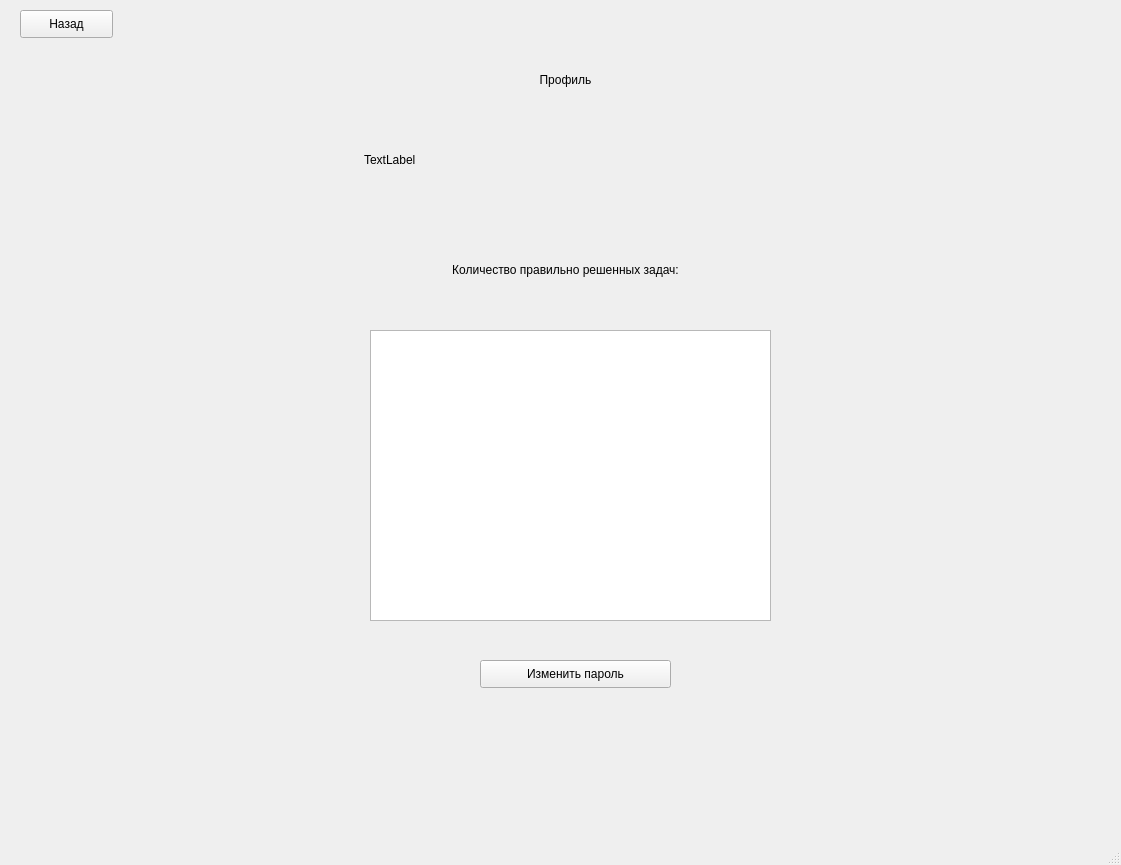
<?xml version="1.0" encoding="UTF-8"?>
<ui version="4.0">
 <class>MainWindow</class>
 <widget class="QMainWindow" name="MainWindow">
  <property name="geometry">
   <rect>
    <x>0</x>
    <y>0</y>
    <width>1121</width>
    <height>865</height>
   </rect>
  </property>
  <property name="windowTitle">
   <string>MainWindow</string>
  </property>
  <widget class="QWidget" name="centralwidget">
   <widget class="QStackedWidget" name="stackedWidget">
    <property name="geometry">
     <rect>
      <x>10</x>
      <y>0</y>
      <width>1101</width>
      <height>831</height>
     </rect>
    </property>
    <property name="styleSheet">
     <string notr="true"/>
    </property>
    <property name="currentIndex">
     <number>7</number>
    </property>
    <widget class="QWidget" name="page_3">
     <widget class="QLabel" name="ent_reg">
      <property name="geometry">
       <rect>
        <x>144</x>
        <y>215</y>
        <width>771</width>
        <height>71</height>
       </rect>
      </property>
      <property name="layoutDirection">
       <enum>Qt::LeftToRight</enum>
      </property>
      <property name="text">
       <string>Войдите или зарегистрируйтесь</string>
      </property>
      <property name="alignment">
       <set>Qt::AlignCenter</set>
      </property>
     </widget>
     <widget class="QPushButton" name="ent_btn">
      <property name="geometry">
       <rect>
        <x>140</x>
        <y>330</y>
        <width>341</width>
        <height>101</height>
       </rect>
      </property>
      <property name="styleSheet">
       <string notr="true"/>
      </property>
      <property name="text">
       <string>Войти</string>
      </property>
     </widget>
     <widget class="QPushButton" name="reg_btn">
      <property name="geometry">
       <rect>
        <x>560</x>
        <y>330</y>
        <width>341</width>
        <height>101</height>
       </rect>
      </property>
      <property name="styleSheet">
       <string notr="true"/>
      </property>
      <property name="text">
       <string>Зарегистрироваться</string>
      </property>
     </widget>
    </widget>
    <widget class="QWidget" name="page_5">
     <widget class="QLabel" name="reg_text">
      <property name="geometry">
       <rect>
        <x>340</x>
        <y>250</y>
        <width>451</width>
        <height>51</height>
       </rect>
      </property>
      <property name="text">
       <string>Регистрация</string>
      </property>
      <property name="alignment">
       <set>Qt::AlignCenter</set>
      </property>
     </widget>
     <widget class="QLabel" name="logr_text">
      <property name="geometry">
       <rect>
        <x>340</x>
        <y>310</y>
        <width>171</width>
        <height>16</height>
       </rect>
      </property>
      <property name="text">
       <string>Введите логин:</string>
      </property>
     </widget>
     <widget class="QLabel" name="pasr_text">
      <property name="geometry">
       <rect>
        <x>340</x>
        <y>390</y>
        <width>171</width>
        <height>16</height>
       </rect>
      </property>
      <property name="text">
       <string>Введите пароль:</string>
      </property>
     </widget>
     <widget class="QPushButton" name="back1">
      <property name="geometry">
       <rect>
        <x>10</x>
        <y>10</y>
        <width>93</width>
        <height>28</height>
       </rect>
      </property>
      <property name="text">
       <string>Назад</string>
      </property>
     </widget>
     <widget class="QPushButton" name="to_reg_btn">
      <property name="geometry">
       <rect>
        <x>500</x>
        <y>480</y>
        <width>171</width>
        <height>51</height>
       </rect>
      </property>
      <property name="text">
       <string>Зарегестрироваться</string>
      </property>
     </widget>
     <widget class="QLineEdit" name="login_reg">
      <property name="geometry">
       <rect>
        <x>340</x>
        <y>330</y>
        <width>491</width>
        <height>51</height>
       </rect>
      </property>
     </widget>
     <widget class="QLineEdit" name="pass_reg">
      <property name="geometry">
       <rect>
        <x>340</x>
        <y>410</y>
        <width>491</width>
        <height>51</height>
       </rect>
      </property>
     </widget>
     <widget class="QLabel" name="error">
      <property name="geometry">
       <rect>
        <x>340</x>
        <y>560</y>
        <width>491</width>
        <height>21</height>
       </rect>
      </property>
      <property name="text">
       <string/>
      </property>
     </widget>
    </widget>
    <widget class="QWidget" name="page_4">
     <widget class="QLabel" name="ent_text">
      <property name="geometry">
       <rect>
        <x>340</x>
        <y>250</y>
        <width>451</width>
        <height>51</height>
       </rect>
      </property>
      <property name="text">
       <string>Вход</string>
      </property>
      <property name="alignment">
       <set>Qt::AlignCenter</set>
      </property>
     </widget>
     <widget class="QTextEdit" name="login_ent">
      <property name="geometry">
       <rect>
        <x>340</x>
        <y>340</y>
        <width>491</width>
        <height>51</height>
       </rect>
      </property>
      <property name="html">
       <string>&lt;!DOCTYPE HTML PUBLIC &quot;-//W3C//DTD HTML 4.0//EN&quot; &quot;http://www.w3.org/TR/REC-html40/strict.dtd&quot;&gt;
&lt;html&gt;&lt;head&gt;&lt;meta name=&quot;qrichtext&quot; content=&quot;1&quot; /&gt;&lt;style type=&quot;text/css&quot;&gt;
p, li { white-space: pre-wrap; }
&lt;/style&gt;&lt;/head&gt;&lt;body style=&quot; font-family:'MS Shell Dlg 2'; font-size:7.8pt; font-weight:400; font-style:normal;&quot;&gt;
&lt;p style=&quot;-qt-paragraph-type:empty; margin-top:0px; margin-bottom:0px; margin-left:0px; margin-right:0px; -qt-block-indent:0; text-indent:0px;&quot;&gt;&lt;br /&gt;&lt;/p&gt;&lt;/body&gt;&lt;/html&gt;</string>
      </property>
     </widget>
     <widget class="QLabel" name="log_text">
      <property name="geometry">
       <rect>
        <x>340</x>
        <y>310</y>
        <width>171</width>
        <height>16</height>
       </rect>
      </property>
      <property name="text">
       <string>Логин</string>
      </property>
     </widget>
     <widget class="QLabel" name="pas_text">
      <property name="geometry">
       <rect>
        <x>340</x>
        <y>400</y>
        <width>171</width>
        <height>16</height>
       </rect>
      </property>
      <property name="text">
       <string>Пароль</string>
      </property>
     </widget>
     <widget class="QPushButton" name="back2">
      <property name="geometry">
       <rect>
        <x>10</x>
        <y>10</y>
        <width>93</width>
        <height>28</height>
       </rect>
      </property>
      <property name="text">
       <string>Назад</string>
      </property>
     </widget>
     <widget class="QPushButton" name="to_ent_btn">
      <property name="geometry">
       <rect>
        <x>490</x>
        <y>490</y>
        <width>171</width>
        <height>51</height>
       </rect>
      </property>
      <property name="text">
       <string>Войти</string>
      </property>
     </widget>
     <widget class="QPushButton" name="forget_password">
      <property name="geometry">
       <rect>
        <x>410</x>
        <y>550</y>
        <width>331</width>
        <height>28</height>
       </rect>
      </property>
      <property name="text">
       <string>Я забыл пароль</string>
      </property>
     </widget>
     <widget class="QLabel" name="message">
      <property name="geometry">
       <rect>
        <x>410</x>
        <y>590</y>
        <width>331</width>
        <height>16</height>
       </rect>
      </property>
      <property name="text">
       <string/>
      </property>
     </widget>
     <widget class="QLineEdit" name="pass_ent">
      <property name="geometry">
       <rect>
        <x>340</x>
        <y>420</y>
        <width>491</width>
        <height>51</height>
       </rect>
      </property>
     </widget>
    </widget>
    <widget class="QWidget" name="page_6">
     <widget class="QComboBox" name="topics">
      <property name="geometry">
       <rect>
        <x>370</x>
        <y>360</y>
        <width>371</width>
        <height>31</height>
       </rect>
      </property>
      <item>
       <property name="text">
        <string/>
       </property>
      </item>
      <item>
       <property name="text">
        <string>Выбор двух лишних вариантов (задание 1)</string>
       </property>
      </item>
      <item>
       <property name="text">
        <string>Выбор из списка (задание 2)</string>
       </property>
      </item>
      <item>
       <property name="text">
        <string>Выбор из списка (задание 4)</string>
       </property>
      </item>
      <item>
       <property name="text">
        <string>Выбор из списка (задание 5)</string>
       </property>
      </item>
      <item>
       <property name="text">
        <string>Выбор из списка (задание 7)</string>
       </property>
      </item>
      <item>
       <property name="text">
        <string>Выбор из списка (задание 8)</string>
       </property>
      </item>
      <item>
       <property name="text">
        <string>Выбор из списка (задание 10)</string>
       </property>
      </item>
      <item>
       <property name="text">
        <string>Выбор из списка (задание 11)</string>
       </property>
      </item>
      <item>
       <property name="text">
        <string>Выбор из списка (задание 12)</string>
       </property>
      </item>
      <item>
       <property name="text">
        <string>Выбор характерных черт из списка (задание 14)</string>
       </property>
      </item>
      <item>
       <property name="text">
        <string>Выбор из списка (задание 16)</string>
       </property>
      </item>
     </widget>
     <widget class="QLabel" name="top_text">
      <property name="geometry">
       <rect>
        <x>370</x>
        <y>320</y>
        <width>371</width>
        <height>20</height>
       </rect>
      </property>
      <property name="text">
       <string>Темы заданий</string>
      </property>
      <property name="alignment">
       <set>Qt::AlignCenter</set>
      </property>
     </widget>
     <widget class="QPushButton" name="add_task_btn">
      <property name="geometry">
       <rect>
        <x>420</x>
        <y>480</y>
        <width>281</width>
        <height>41</height>
       </rect>
      </property>
      <property name="text">
       <string>Добавить задание</string>
      </property>
     </widget>
     <widget class="QLabel" name="task_added_txt">
      <property name="geometry">
       <rect>
        <x>420</x>
        <y>550</y>
        <width>281</width>
        <height>16</height>
       </rect>
      </property>
      <property name="text">
       <string/>
      </property>
     </widget>
     <widget class="QPushButton" name="profile_btn">
      <property name="geometry">
       <rect>
        <x>990</x>
        <y>30</y>
        <width>93</width>
        <height>28</height>
       </rect>
      </property>
      <property name="text">
       <string>Профиль</string>
      </property>
     </widget>
     <widget class="QPushButton" name="make_var">
      <property name="geometry">
       <rect>
        <x>420</x>
        <y>420</y>
        <width>281</width>
        <height>41</height>
       </rect>
      </property>
      <property name="text">
       <string>Сгенерировать вариант</string>
      </property>
     </widget>
    </widget>
    <widget class="QWidget" name="page">
     <widget class="QLineEdit" name="answer">
      <property name="geometry">
       <rect>
        <x>260</x>
        <y>520</y>
        <width>581</width>
        <height>61</height>
       </rect>
      </property>
     </widget>
     <widget class="QPushButton" name="else_task">
      <property name="geometry">
       <rect>
        <x>730</x>
        <y>610</y>
        <width>111</width>
        <height>71</height>
       </rect>
      </property>
      <property name="text">
       <string>Пропустить</string>
      </property>
     </widget>
     <widget class="QPushButton" name="ans_btn">
      <property name="geometry">
       <rect>
        <x>470</x>
        <y>610</y>
        <width>181</width>
        <height>71</height>
       </rect>
      </property>
      <property name="text">
       <string>Решить</string>
      </property>
     </widget>
     <widget class="QLabel" name="task">
      <property name="geometry">
       <rect>
        <x>70</x>
        <y>60</y>
        <width>951</width>
        <height>431</height>
       </rect>
      </property>
      <property name="text">
       <string/>
      </property>
     </widget>
     <widget class="QPushButton" name="end_btn">
      <property name="geometry">
       <rect>
        <x>10</x>
        <y>780</y>
        <width>93</width>
        <height>28</height>
       </rect>
      </property>
      <property name="text">
       <string>Завершить</string>
      </property>
     </widget>
     <widget class="QLabel" name="comm">
      <property name="geometry">
       <rect>
        <x>260</x>
        <y>700</y>
        <width>581</width>
        <height>31</height>
       </rect>
      </property>
      <property name="text">
       <string/>
      </property>
     </widget>
     <widget class="QPushButton" name="back3">
      <property name="geometry">
       <rect>
        <x>10</x>
        <y>10</y>
        <width>93</width>
        <height>28</height>
       </rect>
      </property>
      <property name="text">
       <string>Назад</string>
      </property>
     </widget>
    </widget>
    <widget class="QWidget" name="page_2">
     <widget class="QLabel" name="res_text">
      <property name="geometry">
       <rect>
        <x>20</x>
        <y>80</y>
        <width>261</width>
        <height>31</height>
       </rect>
      </property>
      <property name="text">
       <string>Ваш результат:</string>
      </property>
     </widget>
     <widget class="QLabel" name="wa_text">
      <property name="geometry">
       <rect>
        <x>20</x>
        <y>180</y>
        <width>351</width>
        <height>16</height>
       </rect>
      </property>
      <property name="text">
       <string>Задания, которые Вы решили неправильно:</string>
      </property>
     </widget>
     <widget class="QLabel" name="out_of">
      <property name="geometry">
       <rect>
        <x>380</x>
        <y>80</y>
        <width>41</width>
        <height>20</height>
       </rect>
      </property>
      <property name="text">
       <string>из</string>
      </property>
     </widget>
     <widget class="QLabel" name="point_text">
      <property name="geometry">
       <rect>
        <x>420</x>
        <y>80</y>
        <width>21</width>
        <height>16</height>
       </rect>
      </property>
      <property name="text">
       <string/>
      </property>
     </widget>
     <widget class="QTableWidget" name="wa_texts">
      <property name="geometry">
       <rect>
        <x>380</x>
        <y>150</y>
        <width>421</width>
        <height>351</height>
       </rect>
      </property>
     </widget>
     <widget class="QLabel" name="ya_num">
      <property name="geometry">
       <rect>
        <x>320</x>
        <y>80</y>
        <width>55</width>
        <height>16</height>
       </rect>
      </property>
      <property name="text">
       <string>TextLabel</string>
      </property>
     </widget>
     <widget class="QLabel" name="all_a_num">
      <property name="geometry">
       <rect>
        <x>430</x>
        <y>80</y>
        <width>55</width>
        <height>16</height>
       </rect>
      </property>
      <property name="text">
       <string>TextLabel</string>
      </property>
     </widget>
     <widget class="QPushButton" name="back5">
      <property name="geometry">
       <rect>
        <x>10</x>
        <y>10</y>
        <width>93</width>
        <height>28</height>
       </rect>
      </property>
      <property name="text">
       <string>Назад</string>
      </property>
     </widget>
    </widget>
    <widget class="QWidget" name="page_7">
     <widget class="QLineEdit" name="task_add">
      <property name="geometry">
       <rect>
        <x>420</x>
        <y>90</y>
        <width>651</width>
        <height>481</height>
       </rect>
      </property>
     </widget>
     <widget class="QLineEdit" name="answer_add">
      <property name="geometry">
       <rect>
        <x>420</x>
        <y>590</y>
        <width>651</width>
        <height>41</height>
       </rect>
      </property>
     </widget>
     <widget class="QComboBox" name="topics_add">
      <property name="geometry">
       <rect>
        <x>10</x>
        <y>90</y>
        <width>381</width>
        <height>41</height>
       </rect>
      </property>
      <item>
       <property name="text">
        <string/>
       </property>
      </item>
      <item>
       <property name="text">
        <string>Тема 1</string>
       </property>
      </item>
      <item>
       <property name="text">
        <string>Тема2</string>
       </property>
      </item>
      <item>
       <property name="text">
        <string>Тема 4</string>
       </property>
      </item>
      <item>
       <property name="text">
        <string>Тема 5</string>
       </property>
      </item>
      <item>
       <property name="text">
        <string>Тема 7</string>
       </property>
      </item>
      <item>
       <property name="text">
        <string>Тема 8</string>
       </property>
      </item>
      <item>
       <property name="text">
        <string>Тема 10</string>
       </property>
      </item>
      <item>
       <property name="text">
        <string>Тема 11</string>
       </property>
      </item>
      <item>
       <property name="text">
        <string>Тема 12</string>
       </property>
      </item>
      <item>
       <property name="text">
        <string>Тема 14</string>
       </property>
      </item>
      <item>
       <property name="text">
        <string>Тема 16</string>
       </property>
      </item>
     </widget>
     <widget class="QPushButton" name="add">
      <property name="geometry">
       <rect>
        <x>660</x>
        <y>650</y>
        <width>181</width>
        <height>28</height>
       </rect>
      </property>
      <property name="text">
       <string>Добавить задание</string>
      </property>
     </widget>
     <widget class="QLabel" name="error1">
      <property name="geometry">
       <rect>
        <x>420</x>
        <y>650</y>
        <width>341</width>
        <height>16</height>
       </rect>
      </property>
      <property name="text">
       <string/>
      </property>
     </widget>
     <widget class="QPushButton" name="back4">
      <property name="geometry">
       <rect>
        <x>10</x>
        <y>10</y>
        <width>93</width>
        <height>28</height>
       </rect>
      </property>
      <property name="text">
       <string>Назад</string>
      </property>
     </widget>
    </widget>
    <widget class="QWidget" name="page_8">
     <widget class="QLabel" name="label">
      <property name="geometry">
       <rect>
        <x>0</x>
        <y>70</y>
        <width>1111</width>
        <height>20</height>
       </rect>
      </property>
      <property name="text">
       <string>Профиль</string>
      </property>
      <property name="alignment">
       <set>Qt::AlignCenter</set>
      </property>
     </widget>
     <widget class="QPushButton" name="change_pass">
      <property name="geometry">
       <rect>
        <x>470</x>
        <y>660</y>
        <width>191</width>
        <height>28</height>
       </rect>
      </property>
      <property name="text">
       <string>Изменить пароль</string>
      </property>
     </widget>
     <widget class="QPushButton" name="back6">
      <property name="geometry">
       <rect>
        <x>10</x>
        <y>10</y>
        <width>93</width>
        <height>28</height>
       </rect>
      </property>
      <property name="text">
       <string>Назад</string>
      </property>
     </widget>
     <widget class="QLabel" name="label_2">
      <property name="geometry">
       <rect>
        <x>0</x>
        <y>260</y>
        <width>1111</width>
        <height>20</height>
       </rect>
      </property>
      <property name="text">
       <string>Количество правильно решенных задач:</string>
      </property>
      <property name="alignment">
       <set>Qt::AlignCenter</set>
      </property>
     </widget>
     <widget class="QLabel" name="num_tasks">
      <property name="geometry">
       <rect>
        <x>800</x>
        <y>140</y>
        <width>61</width>
        <height>16</height>
       </rect>
      </property>
      <property name="text">
       <string/>
      </property>
     </widget>
     <widget class="QTableWidget" name="stat_table">
      <property name="geometry">
       <rect>
        <x>360</x>
        <y>330</y>
        <width>401</width>
        <height>291</height>
       </rect>
      </property>
     </widget>
     <widget class="QLabel" name="progress">
      <property name="geometry">
       <rect>
        <x>354</x>
        <y>150</y>
        <width>411</width>
        <height>20</height>
       </rect>
      </property>
      <property name="text">
       <string>TextLabel</string>
      </property>
     </widget>
    </widget>
    <widget class="QWidget" name="page_9">
     <widget class="QLabel" name="label_3">
      <property name="geometry">
       <rect>
        <x>100</x>
        <y>210</y>
        <width>201</width>
        <height>16</height>
       </rect>
      </property>
      <property name="text">
       <string>Введите логин:</string>
      </property>
     </widget>
     <widget class="QLabel" name="label_4">
      <property name="geometry">
       <rect>
        <x>100</x>
        <y>280</y>
        <width>201</width>
        <height>16</height>
       </rect>
      </property>
      <property name="text">
       <string>Введите новый пароль:</string>
      </property>
     </widget>
     <widget class="QLineEdit" name="login">
      <property name="geometry">
       <rect>
        <x>100</x>
        <y>240</y>
        <width>501</width>
        <height>31</height>
       </rect>
      </property>
     </widget>
     <widget class="QLineEdit" name="new_pass">
      <property name="geometry">
       <rect>
        <x>100</x>
        <y>310</y>
        <width>501</width>
        <height>31</height>
       </rect>
      </property>
     </widget>
     <widget class="QLabel" name="error_3">
      <property name="geometry">
       <rect>
        <x>100</x>
        <y>390</y>
        <width>271</width>
        <height>16</height>
       </rect>
      </property>
      <property name="text">
       <string/>
      </property>
     </widget>
     <widget class="QPushButton" name="update_pass">
      <property name="geometry">
       <rect>
        <x>100</x>
        <y>350</y>
        <width>171</width>
        <height>28</height>
       </rect>
      </property>
      <property name="text">
       <string>Обновить пароль</string>
      </property>
     </widget>
     <widget class="QPushButton" name="back7">
      <property name="geometry">
       <rect>
        <x>10</x>
        <y>10</y>
        <width>93</width>
        <height>28</height>
       </rect>
      </property>
      <property name="text">
       <string>Назад</string>
      </property>
     </widget>
    </widget>
   </widget>
  </widget>
  <widget class="QMenuBar" name="menubar">
   <property name="geometry">
    <rect>
     <x>0</x>
     <y>0</y>
     <width>1121</width>
     <height>26</height>
    </rect>
   </property>
  </widget>
  <widget class="QStatusBar" name="statusbar"/>
 </widget>
 <resources/>
 <connections/>
</ui>
